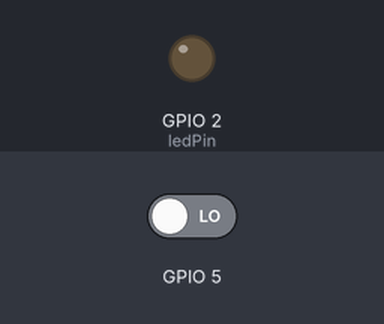
Recording of a sketch running on a simulated ESP32. On the bench: output pins drawn as LEDs (lit = HIGH). The test bench sets the inputs (shaded band); at power-on: GPIO 5 LOW.

Above: at 1.2 s.
1.3 s: GPIO 5 driven HIGH
At 2.3 s:
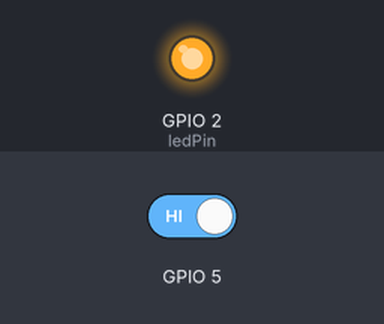
2.8 s: GPIO 5 driven LOW
At 3.4 s:
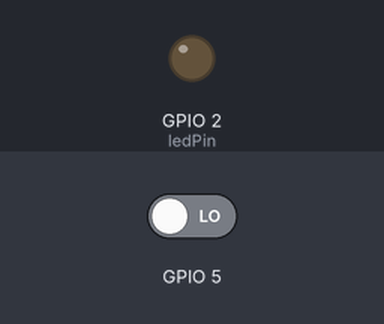
Timing chart, 0 to 5.8 s (numbered marks = the images above; inputs shaded):
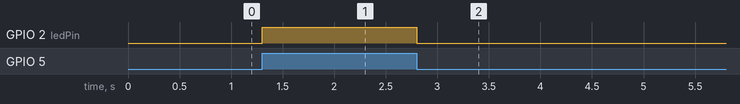

Measured:
- after the input at 1.3 s, GPIO 2 (ledPin): LOW → HIGH at once
- after the input at 2.8 s, GPIO 2 (ledPin): HIGH → LOW at once

The sketch:

Ball_Switch.ino
```cpp
//www.elegoo.com
//2016.12.08

const int ledPin = 2;//the led attach to

void setup()
{
  pinMode(ledPin,OUTPUT);//initialize the ledPin as an output
  pinMode(5,INPUT);

}

void loop()
{
  int digitalVal = digitalRead(5); //read pin 5
  if(HIGH == digitalVal)
  {
    digitalWrite(ledPin,HIGH);//turn the led off
  }
  else
  {
    digitalWrite(ledPin,LOW);//turn the led on
  }
}
```
